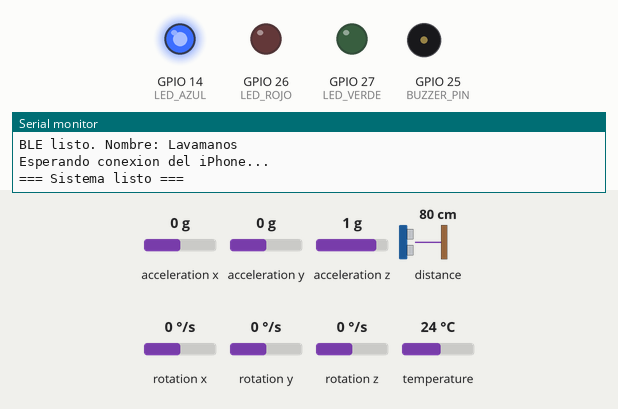
Recording of a sketch running on a simulated ESP32. Shown: output pins drawn as LEDs (lit = HIGH), buzzer (waves = sounding, pin HIGH), the last lines printed to the serial monitor. The inputs (shaded band) are chosen by the test bench; at power-on: distance to the obstacle 80 cm, acceleration x 0 g, acceleration y 0 g, acceleration z 1 g, rotation x 0 °/s, rotation y 0 °/s, rotation z 0 °/s, temperature 24 °C. Nothing arrives over Bluetooth unless stated; a phone connects over Bluetooth LE 3 s after start.

Above: at 1.7 s.
1.8 s: distance to the obstacle set to 21 cm
4.8 s: distance to the obstacle set to 17 cm
At 6.8 s:
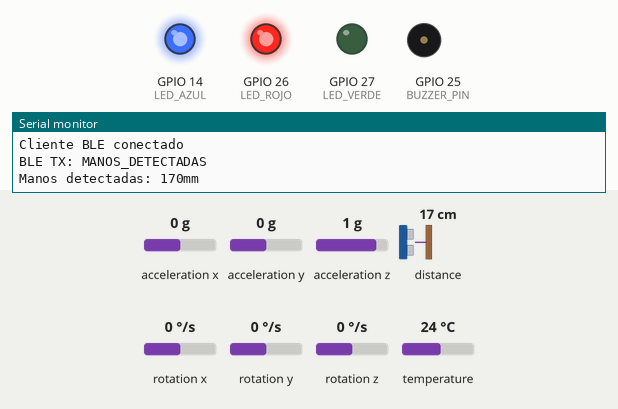
Timing chart, 0 to 13.8 s (numbered marks = the images above; inputs shaded):
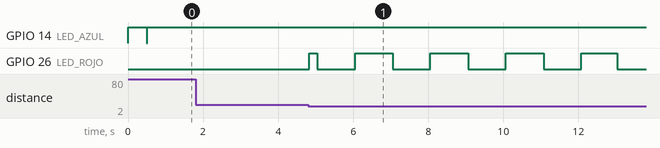

Measured:
- the behaviour switches between 20 and 19 cm on distance to the obstacle (found by bisection; images 0 and 1)
- after the input at 4.8 s, GPIO 26 (LED_ROJO): LOW → HIGH at once, then repeats every 2.0 s: LOW 1.0 s, HIGH 1.0 s

The sketch:

lavamanos_sensores.ino
```cpp
// ============================================================
// SISTEMA DE LAVADO DE MANOS - ESP32
// Sensores: VL53L0X + MPU6050
// Comunicacion: Bluetooth Low Energy (BLE) - Compatible iOS
// ============================================================

#include <Wire.h>
#include <Adafruit_VL53L0X.h>
#include <Adafruit_MPU6050.h>
#include <Adafruit_Sensor.h>
#include <BLEDevice.h>
#include <BLEServer.h>
#include <BLEUtils.h>
#include <BLE2902.h>

// ============================================================
// UUIDs del servicio BLE
// ============================================================
#define SERVICE_UUID        "12345678-1234-1234-1234-123456789abc"
#define CHARACTERISTIC_UUID "abcd1234-ab12-cd34-ef56-123456789abc"

// ============================================================
// Objetos de sensores
// ============================================================
Adafruit_VL53L0X lox = Adafruit_VL53L0X();
Adafruit_MPU6050 mpu;

// ============================================================
// BLE objects
// ============================================================
BLEServer* pServer = NULL;
BLECharacteristic* pCharacteristic = NULL;
bool deviceConnected = false;
bool oldDeviceConnected = false;

// ============================================================
// Variables de estado
// ============================================================
bool manosDetectadas = false;
bool frotando = false;
int umbralDistancia = 200;    // 200mm = 20cm
float umbralMovimiento = 12.0; // m/s2
unsigned long ultimoEnvio = 0;
const unsigned long intervaloEnvio = 200; // 200ms

// ============================================================
// Pines
// ============================================================
#define BUZZER_PIN 25
#define LED_VERDE  27
#define LED_ROJO   26
#define LED_AZUL   14

// ============================================================
// Callback del servidor BLE - Detecta conexiones
// ============================================================
class MyServerCallbacks: public BLEServerCallbacks {
    void onConnect(BLEServer* pServer) {
        deviceConnected = true;
        Serial.println("Cliente BLE conectado");
        digitalWrite(LED_AZUL, HIGH);
    }

    void onDisconnect(BLEServer* pServer) {
        deviceConnected = false;
        Serial.println("Cliente BLE desconectado");
        digitalWrite(LED_AZUL, LOW);
    }
};

// ============================================================
// Enviar mensaje por BLE
// ============================================================
void enviarBLE(String mensaje) {
    if (deviceConnected) {
        pCharacteristic->setValue(mensaje.c_str());
        pCharacteristic->notify();
        Serial.println("BLE TX: " + mensaje);
    }
}

// ============================================================
// SETUP
// ============================================================
void setup() {
    Serial.begin(115200);
    Serial.println("=== Sistema de Lavado de Manos ===");

    // Configurar pines de salida
    pinMode(BUZZER_PIN, OUTPUT);
    pinMode(LED_VERDE, OUTPUT);
    pinMode(LED_ROJO, OUTPUT);
    pinMode(LED_AZUL, OUTPUT);

    // Indicador visual de inicio
    digitalWrite(LED_AZUL, HIGH);
    delay(500);
    digitalWrite(LED_AZUL, LOW);

    // Iniciar I2C
    Wire.begin(21, 22);

    // ---- Iniciar VL53L0X ----
    Serial.println("Iniciando VL53L0X...");
    if (!lox.begin()) {
        Serial.println("ERROR: VL53L0X no encontrado. Verificar conexiones I2C.");
        while (1) {
            digitalWrite(LED_ROJO, HIGH);
            delay(100);
            digitalWrite(LED_ROJO, LOW);
            delay(100);
        }
    }
    lox.startRangeContinuous();
    Serial.println("VL53L0X OK (Direccion: 0x29)");

    // ---- Iniciar MPU6050 ----
    Serial.println("Iniciando MPU6050...");
    if (!mpu.begin()) {
        Serial.println("ERROR: MPU6050 no encontrado. Verificar 3.3V y I2C.");
        while (1) {
            digitalWrite(LED_ROJO, HIGH);
            delay(200);
            digitalWrite(LED_ROJO, LOW);
            delay(200);
        }
    }
    mpu.setAccelerometerRange(MPU6050_RANGE_4_G);
    mpu.setGyroRange(MPU6050_RANGE_500_DEG);
    mpu.setFilterBandwidth(MPU6050_BAND_21_HZ);
    Serial.println("MPU6050 OK (Direccion: 0x68)");

    // ---- Iniciar BLE ----
    Serial.println("Iniciando Bluetooth Low Energy...");
    BLEDevice::init("Lavamanos");

    // Crear servidor BLE
    pServer = BLEDevice::createServer();
    pServer->setCallbacks(new MyServerCallbacks());

    // Crear servicio
    BLEService *pService = pServer->createService(SERVICE_UUID);

    // Crear caracteristica para enviar datos
    pCharacteristic = pService->createCharacteristic(
        CHARACTERISTIC_UUID,
        BLECharacteristic::PROPERTY_READ |
        BLECharacteristic::PROPERTY_NOTIFY
    );

    // Agregar descriptor para notificaciones
    pCharacteristic->addDescriptor(new BLE2902());

    // Iniciar servicio
    pService->start();

    // Iniciar advertising (anuncio BLE)
    BLEAdvertising *pAdvertising = BLEDevice::getAdvertising();
    pAdvertising->addServiceUUID(SERVICE_UUID);
    pAdvertising->setScanResponse(true);
    pAdvertising->setMinPreferred(0x06);
    pAdvertising->setMinPreferred(0x12);
    BLEDevice::startAdvertising();

    Serial.println("BLE listo. Nombre: Lavamanos");
    Serial.println("Esperando conexion del iPhone...");

    // Encender LED azul indicando BLE activo
    digitalWrite(LED_AZUL, HIGH);

    Serial.println("=== Sistema listo ===");
}

// ============================================================
// LOOP PRINCIPAL
// ============================================================
void loop() {
    unsigned long ahora = millis();

    // ---- Leer VL53L0X (Distancia) ----
    if (lox.isRangeComplete()) {
        int distancia = lox.readRange();

        if (distancia < umbralDistancia && distancia > 0) {
            if (!manosDetectadas) {
                manosDetectadas = true;
                enviarBLE("MANOS_DETECTADAS");
                Serial.println("Manos detectadas: " + String(distancia) + "mm");
                digitalWrite(LED_ROJO, HIGH);
            }
        } else {
            if (manosDetectadas) {
                manosDetectadas = false;
                frotando = false;
                enviarBLE("MANOS_ALEJADAS");
                Serial.println("Manos alejadas: " + String(distancia) + "mm");
                digitalWrite(LED_ROJO, LOW);
                digitalWrite(LED_VERDE, LOW);
            }
        }
    }

    // ---- Leer MPU6050 (Movimiento) ----
    if (manosDetectadas && (ahora - ultimoEnvio >= intervaloEnvio)) {
        sensors_event_t a, g, temp;
        mpu.getEvent(&a, &g, &temp);

        // Calcular magnitud de aceleracion
        float magnitud = sqrt(
            a.acceleration.x * a.acceleration.x +
            a.acceleration.y * a.acceleration.y +
            a.acceleration.z * a.acceleration.z
        );

        if (magnitud > umbralMovimiento) {
            if (!frotando) {
                frotando = true;
                enviarBLE("FROTANDO_INICIO");
                Serial.println("Frotando detectado");
            }
            enviarBLE("MOVIMIENTO:" + String(magnitud, 1));
        } else {
            if (frotando) {
                frotando = false;
                enviarBLE("FROTANDO_FIN");
                Serial.println("Frotando detenido");
            }
        }
        ultimoEnvio = ahora;
    }

    // ---- Feedback LEDs ----
    if (manosDetectadas && !frotando) {
        // Parpadeo lento: manos detectadas, esperando frotado
        digitalWrite(LED_ROJO, (ahora / 1000) % 2 == 0 ? HIGH : LOW);
        digitalWrite(LED_VERDE, LOW);
    } else if (frotando) {
        // Parpadeo rapido: frotando correctamente
        digitalWrite(LED_VERDE, (ahora / 200) % 2 == 0 ? HIGH : LOW);
        digitalWrite(LED_ROJO, LOW);
    }

    // ---- Manejar conexion BLE ----
    if (!deviceConnected && oldDeviceConnected) {
        delay(500);
        pServer->startAdvertising();
        Serial.println("Reanunciando BLE...");
        oldDeviceConnected = deviceConnected;
    }

    if (deviceConnected && !oldDeviceConnected) {
        oldDeviceConnected = deviceConnected;
    }

    delay(10);
}
```
